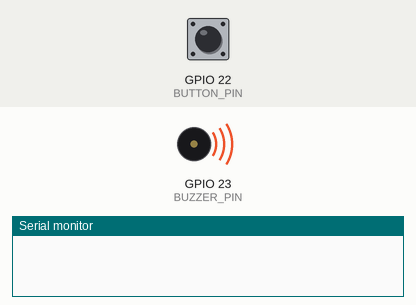
The sketch below on a simulated ESP32. Parts: buzzer (waves = sounding), the last lines printed to the serial monitor. The inputs (shaded band) are chosen by the test bench; at power-on: GPIO 22 (BUTTON_PIN) HIGH.

Above: at 1.2 s.
1.3 s: GPIO 22 (BUTTON_PIN) pulled LOW for 0.15 s
At 6.0 s:
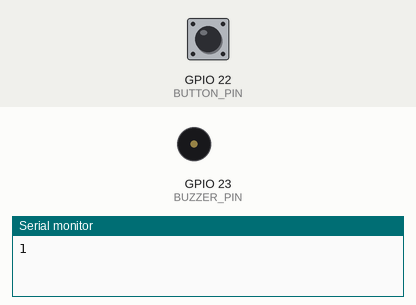
Timing chart, 0 to 12.7 s (numbered marks = the images above; inputs shaded):
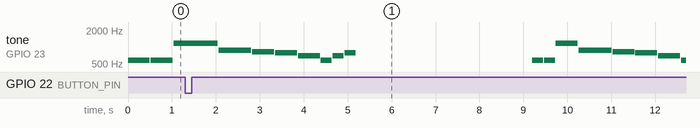

Measured:
- by itself, tone on GPIO 23 (BUZZER_PIN): plays 880 Hz for 0.75 s, 830 Hz for 0.50 s, 784 Hz for 0.50 s, 698 Hz for 0.50 s, 587 Hz for 0.25 s, 698 Hz for 0.25 s … (15 notes in this stretch)

The sketch:

Lab6.2_Final.ino
```cpp
#define BUZZER_PIN  23
#define BUTTON_PIN  22
hw_timer_t *My_timer = NULL;

volatile int speedIndex = 0;
int speedMultipliers[5] = {200, 100, 75 , 50, 25};

int melody[] = { 587.3	, 587.3	, 	1175, 880, 830.6, 784, 698.5, 587.3, 698.5 , 784};
int noteDurations[] = { 250, 250, 500, 750, 500, 500, 500, 250, 250, 250};


unsigned long lastDebounceTime = 0;
unsigned long debounceDelay = 50;

void IRAM_ATTR buttonISR() {

  if (millis() - lastDebounceTime > debounceDelay) {
    speedIndex = (speedIndex + 1) % 5;
    Serial.println(speedIndex);
    lastDebounceTime = millis();
  }
}

void lumpoong () {
  for (int i = 0; i < 10; i++) {
    playNote(melody[i], noteDurations[i]);
  }
}

void playNote(int frequency, int duration) {
  if (frequency > 0) {
    tone(BUZZER_PIN, frequency, duration * speedMultipliers[speedIndex] / 100);
  }
  delay(duration * speedMultipliers[speedIndex] / 100 + 20);
}

void setup() {
  Serial.begin(9600);
  My_timer = timerBegin(1000000);
  pinMode(BUZZER_PIN, OUTPUT);
  pinMode(BUTTON_PIN, INPUT_PULLUP);
  timerAlarm(My_timer, 1000000, true, 0);
}

void loop() {
  attachInterrupt(BUTTON_PIN, buttonISR, FALLING);
  lumpoong();
  delay(4000);
}
```
